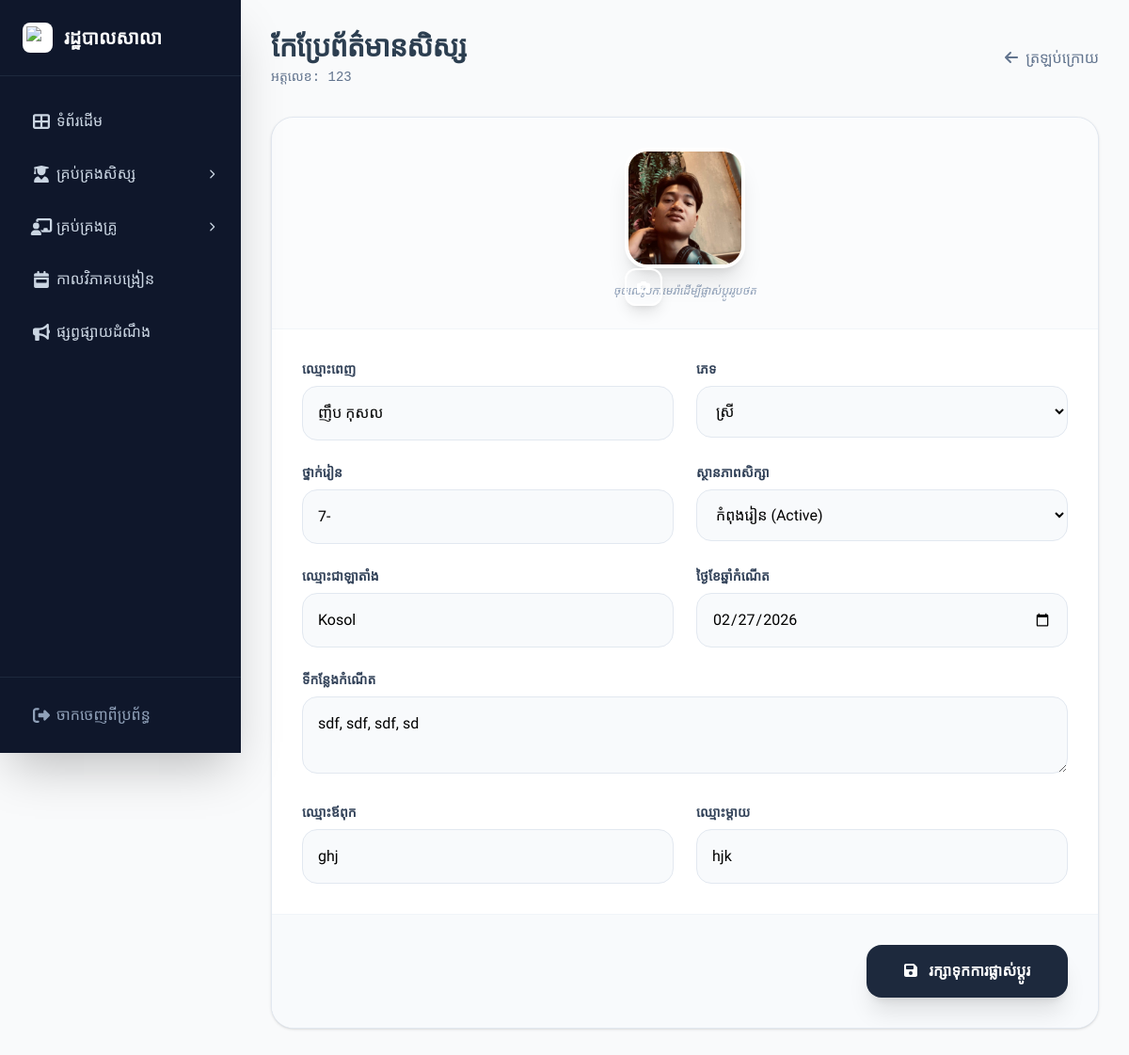
/views/staff/edit_student.php?id=123 (signed in), run on the app's committed database.
### tables this page shows
CREATE TABLE `students` (
  `id` int(11) NOT NULL,
  `user_id` int(11) DEFAULT NULL,
  `student_id` varchar(50) DEFAULT NULL,
  `full_name` varchar(255) DEFAULT NULL,
  `full_name_en` varchar(255) DEFAULT NULL,
  `gender` varchar(10) DEFAULT NULL,
  `dob` varchar(50) DEFAULT NULL,
  `pob` text,
  `address` text,
  `father_name` varchar(255) DEFAULT NULL,
  `mother_name` varchar(255) DEFAULT NULL,
  `father_job` varchar(100) DEFAULT NULL,
  `mother_job` varchar(100) DEFAULT NULL,
  `father_phone` varchar(20) DEFAULT NULL,
  `mother_phone` varchar(20) DEFAULT NULL,
  `stream` varchar(100) DEFAULT NULL,
  `class_name` varchar(50) DEFAULT NULL,
  `status` varchar(20) DEFAULT 'Active',
  `class_id` int(11) DEFAULT NULL,
  `academic_year` varchar(20) DEFAULT NULL,
  `photo` varchar(255) DEFAULT 'default.png',
  `profile_img` varchar(255) DEFAULT NULL,
  `phone` varchar(50) DEFAULT NULL
);

CREATE TABLE `users` (
  `id` int(11) NOT NULL,
  `username` varchar(50) NOT NULL,
  `password` varchar(255) NOT NULL,
  `full_name` varchar(100) NOT NULL,
  `email` varchar(255) NOT NULL,
  `role` varchar(20) NOT NULL DEFAULT 'student',
  `created_at` timestamp NOT NULL DEFAULT CURRENT_TIMESTAMP
);

### views/staff/edit_student.php (the view, shortened to what this page needs)
<?php
require_once '../../config/db.php';
include '../../includes/header.php';
include '../../includes/sidebar_staff.php';
$id = mysqli_real_escape_string($conn, $_GET['id']);
$sql = "SELECT s.*, u.full_name FROM students s
        JOIN users u ON s.student_id = u.username
        WHERE s.student_id = '$id'";
$result = mysqli_query($conn, $sql);
$data = mysqli_fetch_assoc($result);
$img_path = "../../assets/uploads/profiles/" . $data['profile_img'];
$display_img = (!empty($data['profile_img']) && file_exists($img_path)) ? $img_path : null;
?>
<main class="flex-1 p-8 bg-gray-50 min-h-screen">
    <div class="max-w-4xl mx-auto">
        <div class="mb-8 flex items-center justify-between">
            <div>
                <h1 class="text-3xl font-bold text-slate-800 tracking-tight">កែប្រែព័ត៌មានសិស្ស</h1>
                <p class="text-slate-500 mt-1 font-mono text-sm">អត្តលេខ: <?php echo $data['student_id']; ?></p>
            </div>
            <a href="student_list.php" class="text-slate-500 hover:text-slate-800 font-medium transition-colors">
                <i class="fas fa-arrow-left mr-1"></i> ត្រឡប់ក្រោយ
            </a>
        </div>
        <form action="../../actions/staff/update_student.php" method="POST" enctype="multipart/form-data" class="bg-white rounded-3xl shadow-sm border border-slate-200 overflow-hidden">
            <div class="p-8 border-b border-slate-100 flex flex-col items-center bg-slate-50/50">
                <div class="relative group">
                    <div class="w-32 h-32 rounded-3xl border-4 border-white shadow-xl overflow-hidden bg-orange-100 flex items-center justify-center">
                        <?php if($display_img): ?>
                            <img src="<?php echo $display_img; ?>?v=<?php echo time(); ?>" class="w-full h-full object-cover">
                        <?php else: ?>
                            <i class="fas fa-user-graduate text-5xl text-orange-400"></i>
                        <?php endif; ?>
                    </div>
                    <label class="absolute -bottom-2 -right-2 w-10 h-10 bg-orange-500 text-white rounded-xl flex items-center justify-center cursor-pointer shadow-lg hover:bg-slate-800 transition-all border-2 border-white">
                        <i class="fas fa-camera text-sm"></i>
                    </label>
                </div>
                <p class="mt-4 text-xs text-slate-400 italic">ចុចលើរូបកាមេរ៉ាដើម្បីផ្លាស់ប្តូររូបថត</p>
            </div>
            <div class="p-8 grid grid-cols-1 md:grid-cols-2 gap-6">
                <div>
                    <label class="block text-sm font-bold text-slate-700 mb-2">ឈ្មោះពេញ</label>
                    <input type="text" name="full_name" value="<?php echo htmlspecialchars($data['full_name']); ?>" required
                           class="w-full p-4 bg-slate-50 border border-slate-200 rounded-2xl focus:ring-2 focus:ring-orange-500 outline-none transition-all">
                </div>
                <div>
                    <label class="block text-sm font-bold text-slate-700 mb-2">ភេទ</label>
                    <select name="gender" class="w-full p-4 bg-slate-50 border border-slate-200 rounded-2xl focus:ring-2 focus:ring-orange-500 outline-none cursor-pointer">
                        <option value="ស្រី" <?php if($data['gender'] == 'ស្រី') echo 'selected'; ?>>ស្រី</option>
                    </select>
                </div>
                <div>
                    <label class="block text-sm font-bold text-slate-700 mb-2">ថ្នាក់រៀន</label>
                    <input type="text" name="class_name" value="<?php echo htmlspecialchars($data['class_name']); ?>" required
                           class="w-full p-4 bg-slate-50 border border-slate-200 rounded-2xl focus:ring-2 focus:ring-orange-500 outline-none transition-all">
                </div>
                <div>
                    <label class="block text-sm font-bold text-slate-700 mb-2">ស្ថានភាពសិក្សា</label>
                    <select name="status" class="w-full p-4 bg-slate-50 border border-slate-200 rounded-2xl focus:ring-2 focus:ring-orange-500 outline-none cursor-pointer">
                        <option value="Active" class="text-green-600 font-bold" <?php if($data['status'] == 'Active') echo 'selected'; ?>>កំពុងរៀន (Active)</option>
                    </select>
                </div>
                <div>
    <label class="block text-sm font-bold text-slate-700 mb-2">ឈ្មោះជាឡាតាំង</label>
    <input type="text" name="full_name_en" value="<?php echo htmlspecialchars($data['full_name_en']); ?>"
           class="w-full p-4 bg-slate-50 border border-slate-200 rounded-2xl outline-none">
</div>
<div>
    <label class="block text-sm font-bold text-slate-700 mb-2">ថ្ងៃខែឆ្នាំកំណើត</label>
    <input type="date" name="dob" value="<?php echo $data['dob']; ?>"
           class="w-full p-4 bg-slate-50 border border-slate-200 rounded-2xl outline-none">
</div>
<div class="md:col-span-2">
    <label class="block text-sm font-bold text-slate-700 mb-2">ទីកន្លែងកំណើត</label>
    <textarea name="pob" class="w-full p-4 bg-slate-50 border border-slate-200 rounded-2xl outline-none"><?php echo htmlspecialchars($data['pob']); ?></textarea>
</div>
<div>
    <label class="block text-sm font-bold text-slate-700 mb-2">ឈ្មោះឪពុក</label>
    <input type="text" name="father_name" value="<?php echo htmlspecialchars($data['father_name']); ?>"
           class="w-full p-4 bg-slate-50 border border-slate-200 rounded-2xl outline-none">
</div>
<div>
    <label class="block text-sm font-bold text-slate-700 mb-2">ឈ្មោះម្ដាយ</label>
    <input type="text" name="mother_name" value="<?php echo htmlspecialchars($data['mother_name']); ?>"
           class="w-full p-4 bg-slate-50 border border-slate-200 rounded-2xl outline-none">
</div>
            </div>
            <div class="p-8 bg-slate-50 border-t border-slate-100 flex justify-end gap-3">
                <button type="submit" class="bg-slate-800 text-white px-10 py-4 rounded-2xl font-bold shadow-xl hover:bg-orange-600 hover:-translate-y-1 active:translate-y-0 transition-all duration-300">
                    <i class="fas fa-save mr-2"></i> រក្សាទុកការផ្លាស់ប្តូរ
                </button>
            </div>
        </form>
    </div>
</main>
<?php include '../../includes/footer.php'; ?>

### includes/header.php (style rules this page uses)
body { font-family: 'Hanuman', serif; font-size: 16px; }
h1, h2, .sidebar-brand { font-family: 'Hanuman', serif; font-weight: 700; color: #2c3e50; }

### data on the page
students: student "123", profile_img (picture), full_name "ញឹប​ កុសល", gender "ស្រី", class_name "7-", status "កំពុងរៀន (Active)", full_name_en "Kosol", dob "02/27/2026", pob "sdf, sdf, sdf, sd", father_name "ghj", mother_name "hjk"
